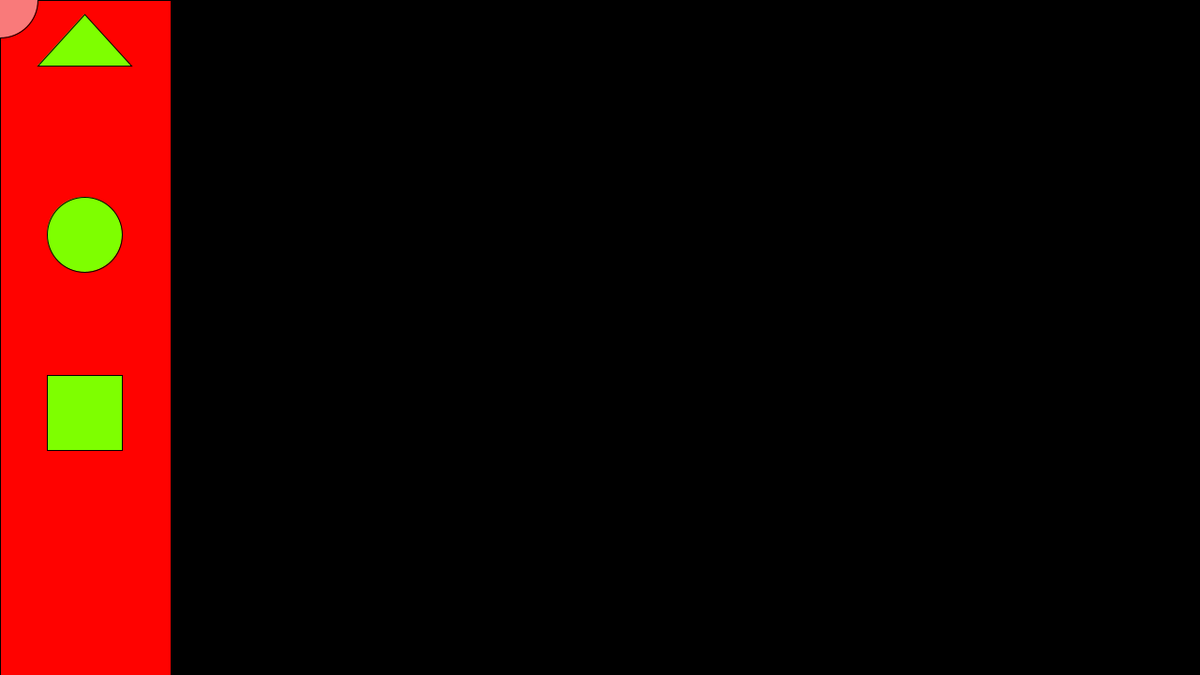
Frame 1 (no input)
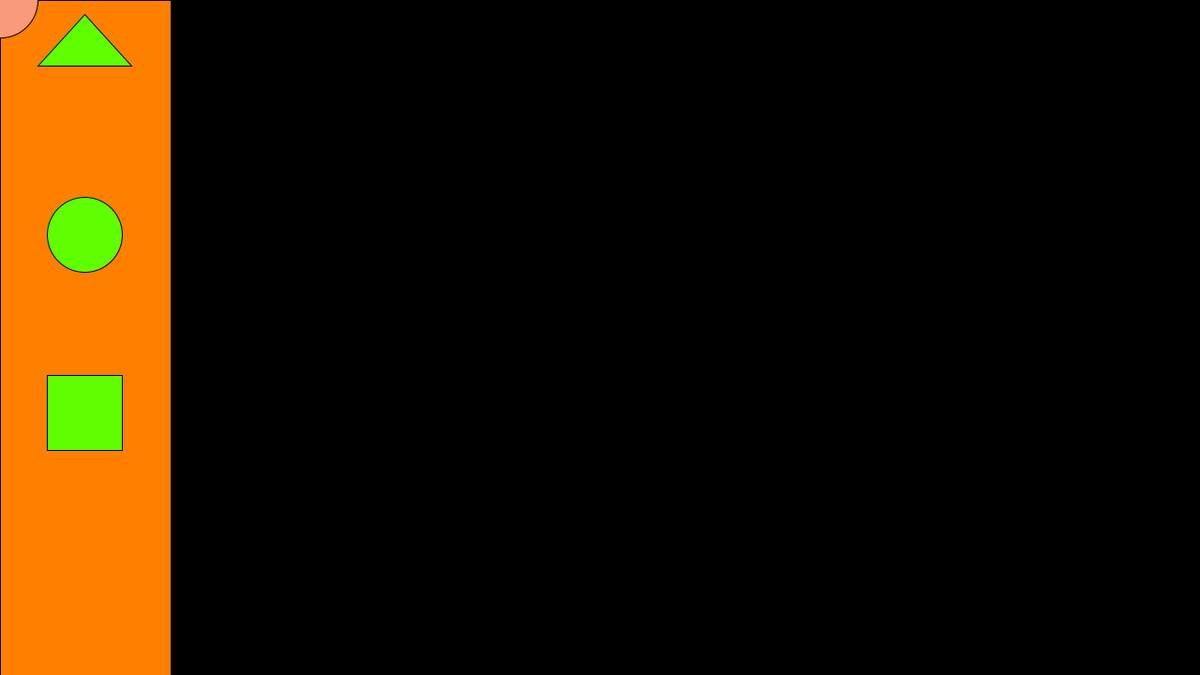
Frame 60 (the mouse pressed at the canvas centre just before this capture)
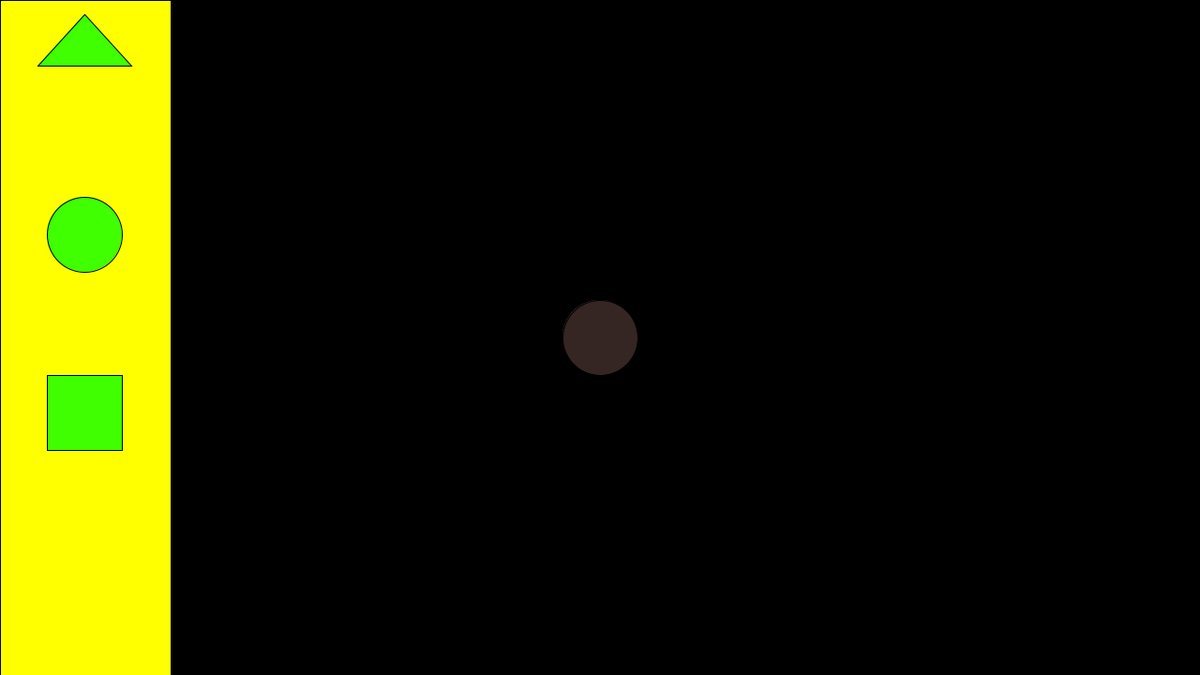
Frame 120 (the mouse held since frame 60 and released just before this capture)

The Processing sketch that drew these frames (run headless with seeded random() and noise(); from frame 60 on, the mouse is pressed at the canvas centre):

// Processing sketch: processing_94380
// ── processing_94380.pde

int posX;
int posY;
float matiz;



void setup() {
  size(1280, 720);
  colorMode(HSB, 360, 100, 100);
  background(0);
}

void draw() {

  matiz=matiz+0.5;
  if (matiz==360) {
    matiz=0;
  }


  fill(matiz, 100, 100);
  rect(0, 0, width/7, height);

  fill(matiz/4+90, 100, 100);
  rect(50, 400, 80, 80);
  ellipse(90, 250, 80, 80);
  triangle(40, 70, 90, 15, 140, 70);

  if (mousePressed) {    
    fill(matiz/5, 34, 21);
  } 
  else {
    fill(matiz/2, 51, 98);
  }

  ellipse(mouseX, mouseY, 80, 80);
}
